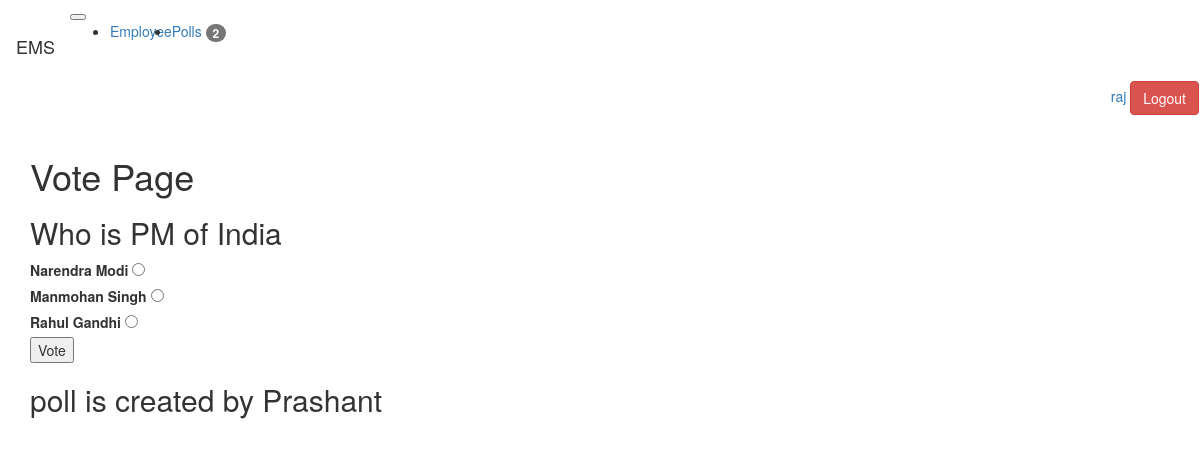
Page /polls/2/ (signed in) on the committed database.
### poll/models.py (models this page shows, shortened)
class Qus(models.Model):
    title = models.CharField(max_length=200, null=True, blank=True)
    status = models.CharField(default='inactive', max_length=10)
    created_by= models.ForeignKey(User, null=True, blank=True, on_delete=models.CASCADE)
    start_date = models.DateTimeField(null=True, blank=True)
    start_date = models.DateTimeField(null=True, blank=True)
    created_at = models.DateTimeField(auto_now_add=True)
    updated_at = models.DateTimeField(auto_now_add=True)
    @property
    def choices(self):
        return self.choices_set.all()

class Choices(models.Model):
    qus_id = models.ForeignKey(Qus, on_delete=models.CASCADE)
    text = models.CharField(max_length=200, null=True, blank=True)
    created_at = models.DateTimeField(auto_now_add=True)
    updated_at = models.DateTimeField(auto_now_add=True)

### poll/views.py (the view, shortened to what this page needs)
# urls.py: path('polls/', include('poll.urls')),
@login_required(login_url='/login/')
def poll(request, id=None):
    if request.method=="GET":
        context={}
        try:
            qus = Qus.objects.get(id=id)
        except:
            raise Http404
        context['qus'] = qus
        return render(request, 'poll/poll.html', context)

### poll/context_processors.py (called while the page is built)
def polls_count(request):
    count = Qus.objects.count()
    return {'polls_count':count}

### employee_management_sys/templates/poll/poll.html (shortened to what this page needs)
<!DOCTYPE html>
{% extends 'base.html' %}
    {% block content %}
        <h1>Vote Page</h1>
        <h2>{{ qus.title }}</h2>
        <form action="{% url 'single_poll' id=qus.id %}" method="POST">
        {% for choice in qus.choices %}
            <label>{{ choice.text }}</label>
           <input type=radio name="ans" value="{{ choice.id }}"><br/>
        {% empty %}
            <p>There is not any choice for the question.</p>
        {% endfor %}
        <input type="submit" value="Vote" name="vote">
        </form>
        <h2> poll is created by {{ qus.created_by.first_name }}</h2>
    {% endblock %}

### employee_management_sys/templates/header.html (shortened to what this page needs)
<div class="navbar navbar-expand-lg navbar-light bg-light">
    <span class="navbar-brand mb-0 h1">EMS</span>
    <button class="navbar-toggler" type="button" data-toggle="collapse" data-target="#navbarNav" aria-controls="navbarNav" aria-expanded="false" aria-label="Toggle navigation">
    </button>
    <div class="collapse navbar-collapse" id="navbarNav">
        <ul class="navbar-nav">
            <li class="nav-item">
                <a class="nav-link" href="{% url 'employee_list' %}">
                    {{"employee" | capfirst}}
                </a>
            </li>
            <li class="nav-item">
                <a class="nav-link" href="{% url 'index' %}">
                    {{"Polls" | capfirst}}
                    <span class="badge badge-primary badge-pill ">{{ polls_count }}</span>
                </a>
            </li>
        </ul>
    </div>
    <div class="text-right">
        <form method="POST" action="/logout/">
            <a href="{% url 'my_profile'  %} ">{{ user }}</a>
            <input class="btn btn-danger" type="submit" value="Logout">
        </form>
    </div>
</div>

### rows in the picture
Qus: title "Who is PM of India", created_by.first_name "Prashant"
Choices: text "Narendra Modi"
Choices: text "Manmohan Singh"
Choices: text "Rahul Gandhi"

### other values in the picture
{{ "employee" | capfirst }} "Employee"
{{ "Polls" | capfirst }} "Polls"
{{ polls_count }} "2"
{{ user }} "raj"
